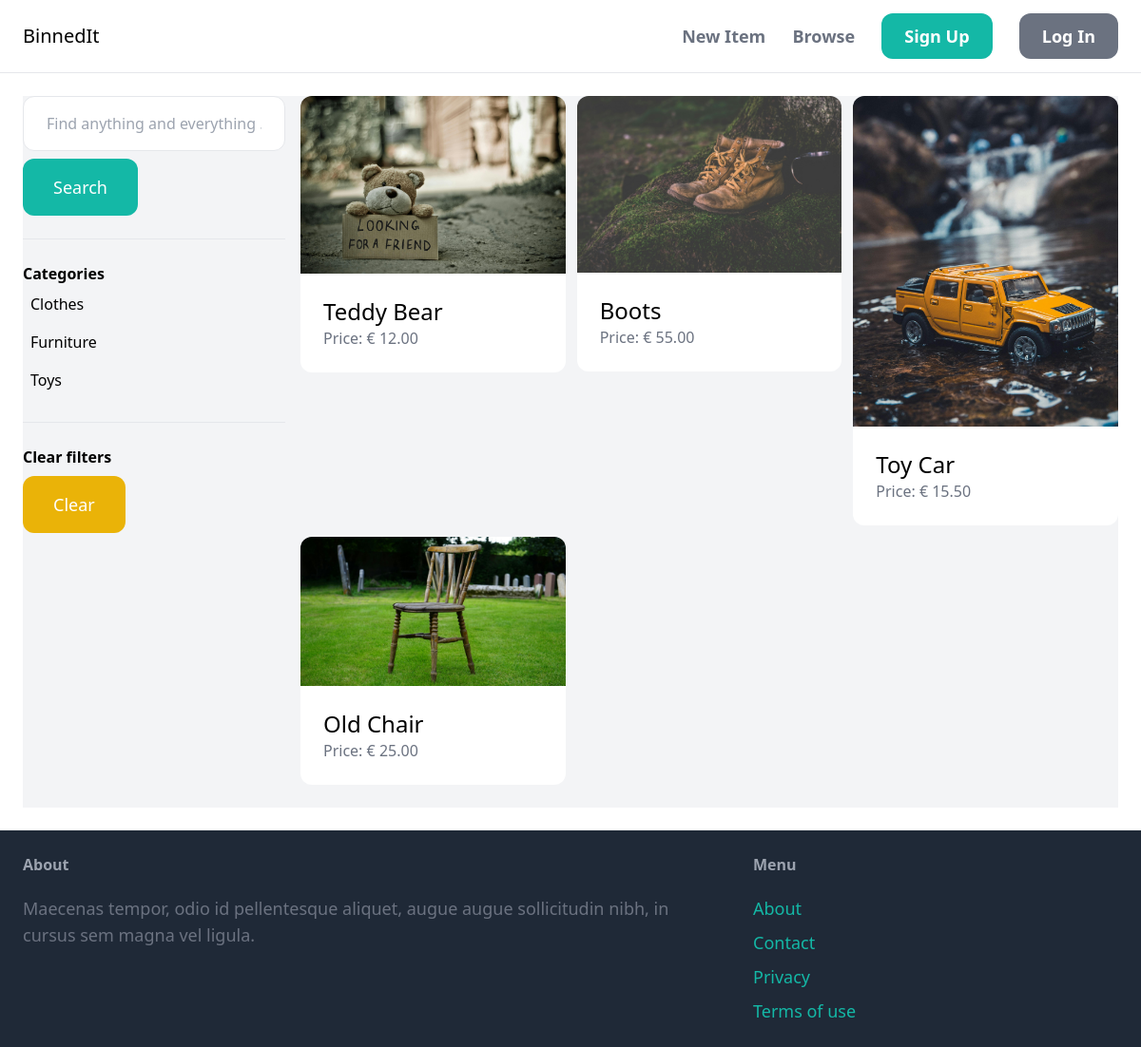
Page /items/ on the earlier database version.
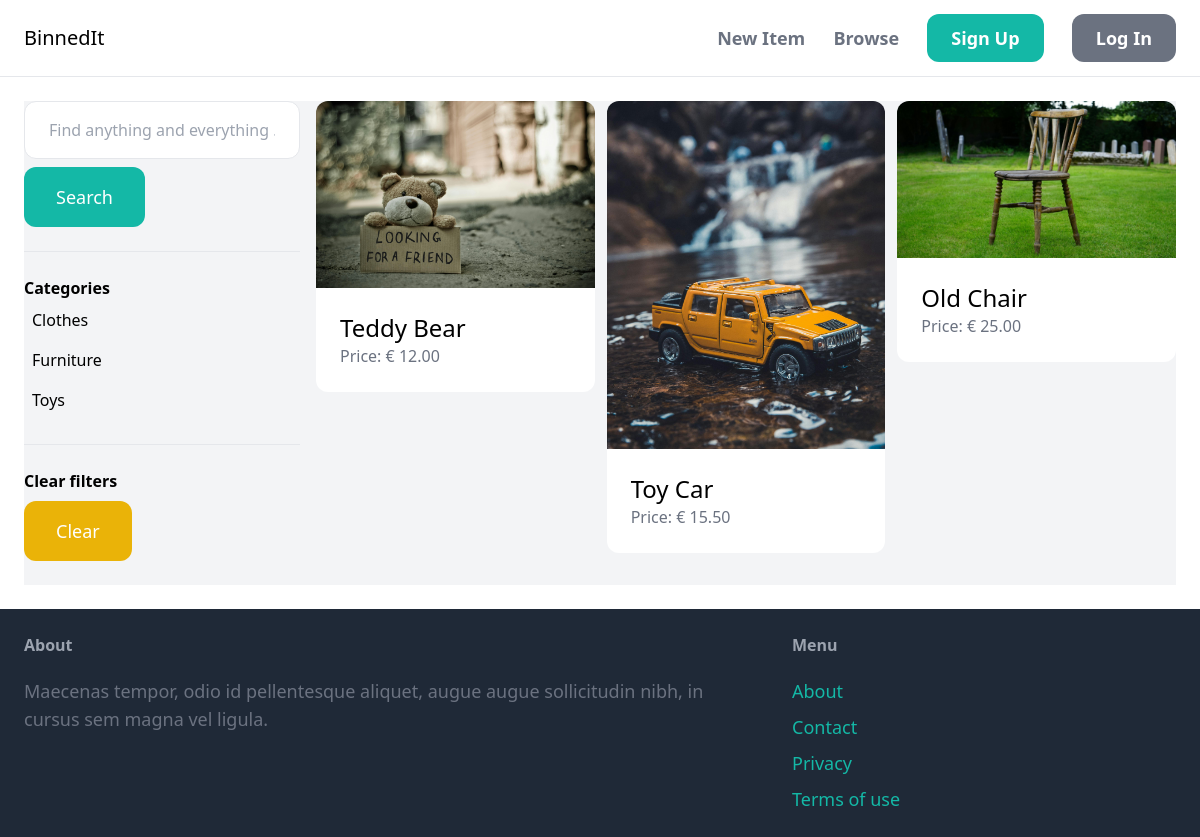
Same page on the later database version.
### item/models.py (models this page shows, shortened)
class Category(models.Model):
    name = models.CharField(max_length=255)
    class Meta:
        ordering = ('name',)
        verbose_name_plural = 'Categories'

class Item(models.Model):
    category = models.ForeignKey(
        Category, related_name='items', on_delete=models.CASCADE)
    name = models.CharField(max_length=255)
    description = models.TextField(blank=True, null=True)
    price = models.DecimalField(max_digits=999, decimal_places=2)
    image = models.ImageField(upload_to='item_images', blank=True, null=True)
    is_sold = models.BooleanField(default=False)
    created_by = models.ForeignKey(
        User, related_name='items', on_delete=models.CASCADE)
    created_at = models.DateTimeField(auto_now_add=True)

### item/views.py (the view)
# urls.py: path('items/', include('item.urls')),
def items(request):
    query = request.GET.get('query', '')
    category_id = request.GET.get('category', 0)
    categories = Category.objects.all()
    items = Item.objects.filter(is_sold=False)
    if category_id:
        items = items.filter(category_id=category_id)
    if query:
        items = items.filter(Q(name__icontains=query) |
                             Q(description__icontains=query))
    return render(request, 'item/items.html', {'items': items, 'query': query, 'categories': categories, 'category_id': int(category_id), })

### item/templates/item/items.html (shortened to what this page needs)
{% extends 'core/base.html' %}
{% block content %}
    <div class="pb-6 grid grid-cols-4 gap-4 bg-gray-100">
        <div class="col-span-1">
            <form method="get" action="{% url 'item:items' %}">
                <input name="query" class="w-full py-4 px-6 border rounded-xl" type="text" value="{{query}}" placeholder="Find anything and everything ...">
                <button class="mt-2 py-4 px-8 text-lg bg-teal-500 text-white rounded-xl">Search</button>
            </form>
            <hr class="my-6">
            <p class="font-semibold">Categories<p>
            <ul>
                {% for category in categories %}
                    <li class="py-2 px-2 rounded-xl{% if category.id == category_id %} bg-gray-200{% endif %}">
                        <a href="{% url 'item:items' %}?query={{ query }}&category={{ category.id }}">{{ category.name }}</a>
                    </li>
                {% endfor %}
            </ul>
            <hr class="my-6">
            <p class="font-semibold">Clear filters<p>
            <ul>
                <li><a href="{% url 'item:items' %}" class="mt-2 py-4 px-8 inline-block bg-yellow-500 text-lg text-white rounded-xl">Clear</a></li>
            </ul>
        </div>
        <div class="col-span-3">
            <div class="grid grid-cols-3 gap-3">
                {% for item in items %}
                    <div>
                        <a href="{% url 'item:detail' item.id %}">
                            <div>
                                <img src = "{{ item.image.url }}" class="rounded-t-xl">
                            </div>
                            <div class="p-6 bg-white rounded-b-xl">
                                <h2 class="text-2xl">{{item.name}}</h2>
                                <p class="text-gray-500">Price: € {{item.price}}</p>
                            </div>
                        </a>
                    </div>
                {% endfor %}
            </div>
        </div>
    </div>
{% endblock content %}

Differences in the rows shown:
removed Item: image (picture), name "Boots", price "55.00"
